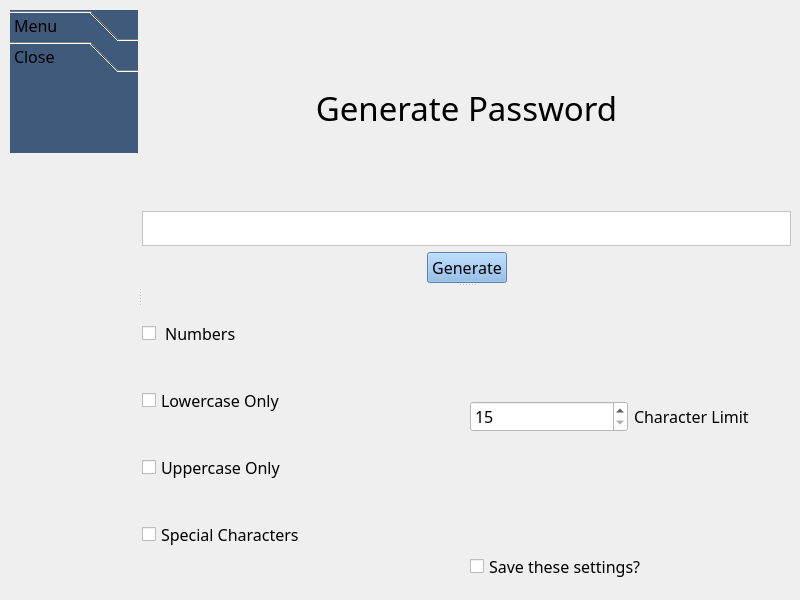
<?xml version="1.0" encoding="UTF-8"?>
<ui version="4.0">
 <class>Widget</class>
 <widget class="QWidget" name="Widget">
  <property name="geometry">
   <rect>
    <x>0</x>
    <y>0</y>
    <width>800</width>
    <height>600</height>
   </rect>
  </property>
  <property name="font">
   <font>
    <family>Corbel</family>
    <pointsize>12</pointsize>
   </font>
  </property>
  <property name="windowTitle">
   <string>Widget</string>
  </property>
  <widget class="QWidget" name="widget" native="true">
   <property name="geometry">
    <rect>
     <x>10</x>
     <y>10</y>
     <width>781</width>
     <height>571</height>
    </rect>
   </property>
   <layout class="QVBoxLayout" name="verticalLayout_5">
    <item>
     <widget class="QSplitter" name="splitter_2">
      <property name="orientation">
       <enum>Qt::Horizontal</enum>
      </property>
      <widget class="QWidget" name="">
       <layout class="QVBoxLayout" name="verticalLayout_4">
        <item>
         <widget class="QToolBox" name="Menu">
          <property name="styleSheet">
           <string notr="true">color: rgb(0, 0, 0);
background-color: rgb(64, 90, 124);</string>
          </property>
          <property name="lineWidth">
           <number>1</number>
          </property>
          <property name="currentIndex">
           <number>1</number>
          </property>
          <property name="tabSpacing">
           <number>0</number>
          </property>
          <widget class="QWidget" name="Dropdown">
           <property name="geometry">
            <rect>
             <x>0</x>
             <y>0</y>
             <width>125</width>
             <height>83</height>
            </rect>
           </property>
           <attribute name="label">
            <string>Menu</string>
           </attribute>
           <widget class="QWidget" name="">
            <property name="geometry">
             <rect>
              <x>0</x>
              <y>0</y>
              <width>82</width>
              <height>106</height>
             </rect>
            </property>
            <layout class="QVBoxLayout" name="verticalLayout_6">
             <property name="spacing">
              <number>0</number>
             </property>
             <item>
              <widget class="QPushButton" name="Home_Button">
               <property name="focusPolicy">
                <enum>Qt::TabFocus</enum>
               </property>
               <property name="styleSheet">
                <string notr="true">color: rgb(0, 0, 0);
background-color: rgb(127, 180, 233);</string>
               </property>
               <property name="text">
                <string>Home</string>
               </property>
              </widget>
             </item>
             <item>
              <widget class="QPushButton" name="Nuke_Button">
               <property name="styleSheet">
                <string notr="true">color: rgb(0, 0, 0);
background-color: rgb(127, 180, 233);</string>
               </property>
               <property name="text">
                <string>Nuclear 
Option</string>
               </property>
              </widget>
             </item>
            </layout>
           </widget>
          </widget>
          <widget class="QWidget" name="page">
           <property name="geometry">
            <rect>
             <x>0</x>
             <y>0</y>
             <width>125</width>
             <height>83</height>
            </rect>
           </property>
           <attribute name="label">
            <string>Close</string>
           </attribute>
          </widget>
         </widget>
        </item>
        <item>
         <spacer name="verticalSpacer_3">
          <property name="orientation">
           <enum>Qt::Vertical</enum>
          </property>
          <property name="sizeHint" stdset="0">
           <size>
            <width>20</width>
            <height>40</height>
           </size>
          </property>
         </spacer>
        </item>
        <item>
         <spacer name="verticalSpacer">
          <property name="orientation">
           <enum>Qt::Vertical</enum>
          </property>
          <property name="sizeHint" stdset="0">
           <size>
            <width>20</width>
            <height>40</height>
           </size>
          </property>
         </spacer>
        </item>
        <item>
         <spacer name="verticalSpacer_2">
          <property name="orientation">
           <enum>Qt::Vertical</enum>
          </property>
          <property name="sizeHint" stdset="0">
           <size>
            <width>20</width>
            <height>40</height>
           </size>
          </property>
         </spacer>
        </item>
       </layout>
      </widget>
      <widget class="QSplitter" name="splitter">
       <property name="orientation">
        <enum>Qt::Vertical</enum>
       </property>
       <widget class="QWidget" name="">
        <layout class="QVBoxLayout" name="verticalLayout_3">
         <item>
          <widget class="QLabel" name="label_2">
           <property name="font">
            <font>
             <family>Corbel</family>
             <pointsize>25</pointsize>
            </font>
           </property>
           <property name="styleSheet">
            <string notr="true">color: rgb(0, 0, 0);</string>
           </property>
           <property name="text">
            <string>Generate Password</string>
           </property>
           <property name="alignment">
            <set>Qt::AlignCenter</set>
           </property>
          </widget>
         </item>
         <item>
          <widget class="QTextBrowser" name="GenPassOut">
           <property name="minimumSize">
            <size>
             <width>0</width>
             <height>35</height>
            </size>
           </property>
           <property name="maximumSize">
            <size>
             <width>16777215</width>
             <height>35</height>
            </size>
           </property>
           <property name="styleSheet">
            <string notr="true">background-color: rgb(255, 255, 255);
color: rgb(0, 0, 0);</string>
           </property>
           <property name="inputMethodHints">
            <set>Qt::ImhNone</set>
           </property>
          </widget>
         </item>
         <item>
          <layout class="QHBoxLayout" name="horizontalLayout_3">
           <item>
            <spacer name="horizontalSpacer">
             <property name="orientation">
              <enum>Qt::Horizontal</enum>
             </property>
             <property name="sizeHint" stdset="0">
              <size>
               <width>40</width>
               <height>20</height>
              </size>
             </property>
            </spacer>
           </item>
           <item>
            <widget class="QPushButton" name="GeneratePass">
             <property name="styleSheet">
              <string notr="true">color: rgb(0, 0, 0);
background-color: rgb(127, 180, 233);</string>
             </property>
             <property name="text">
              <string>Generate</string>
             </property>
            </widget>
           </item>
           <item>
            <spacer name="horizontalSpacer_2">
             <property name="orientation">
              <enum>Qt::Horizontal</enum>
             </property>
             <property name="sizeHint" stdset="0">
              <size>
               <width>40</width>
               <height>20</height>
              </size>
             </property>
            </spacer>
           </item>
          </layout>
         </item>
        </layout>
       </widget>
       <widget class="QWidget" name="layoutWidget">
        <layout class="QHBoxLayout" name="horizontalLayout_2">
         <item>
          <layout class="QVBoxLayout" name="verticalLayout_2">
           <item>
            <widget class="QCheckBox" name="NumericPass">
             <property name="styleSheet">
              <string notr="true">color: rgb(0, 0, 0);</string>
             </property>
             <property name="text">
              <string> Numbers </string>
             </property>
            </widget>
           </item>
           <item>
            <widget class="QCheckBox" name="LowerPass">
             <property name="styleSheet">
              <string notr="true">color: rgb(0, 0, 0);</string>
             </property>
             <property name="text">
              <string>Lowercase Only</string>
             </property>
            </widget>
           </item>
           <item>
            <widget class="QCheckBox" name="CapPass">
             <property name="styleSheet">
              <string notr="true">color: rgb(0, 0, 0);</string>
             </property>
             <property name="text">
              <string>Uppercase Only</string>
             </property>
            </widget>
           </item>
           <item>
            <widget class="QCheckBox" name="SpecCharPass">
             <property name="styleSheet">
              <string notr="true">color: rgb(0, 0, 0);</string>
             </property>
             <property name="text">
              <string>Special Characters</string>
             </property>
            </widget>
           </item>
          </layout>
         </item>
         <item>
          <layout class="QVBoxLayout" name="verticalLayout">
           <item>
            <layout class="QHBoxLayout" name="horizontalLayout">
             <item>
              <widget class="QSpinBox" name="PassCharLim">
               <property name="styleSheet">
                <string notr="true">background-color: rgb(255, 255, 255);
color: rgb(0, 0, 0);</string>
               </property>
               <property name="minimum">
                <number>15</number>
               </property>
              </widget>
             </item>
             <item>
              <widget class="QLabel" name="label">
               <property name="styleSheet">
                <string notr="true">color: rgb(0, 0, 0);</string>
               </property>
               <property name="text">
                <string>Character Limit</string>
               </property>
              </widget>
             </item>
            </layout>
           </item>
           <item>
            <widget class="QCheckBox" name="SaveGenPassSet">
             <property name="mouseTracking">
              <bool>false</bool>
             </property>
             <property name="styleSheet">
              <string notr="true">color: rgb(0, 0, 0);</string>
             </property>
             <property name="text">
              <string>Save these settings?</string>
             </property>
            </widget>
           </item>
          </layout>
         </item>
        </layout>
       </widget>
      </widget>
     </widget>
    </item>
   </layout>
  </widget>
 </widget>
 <resources/>
 <connections/>
</ui>
